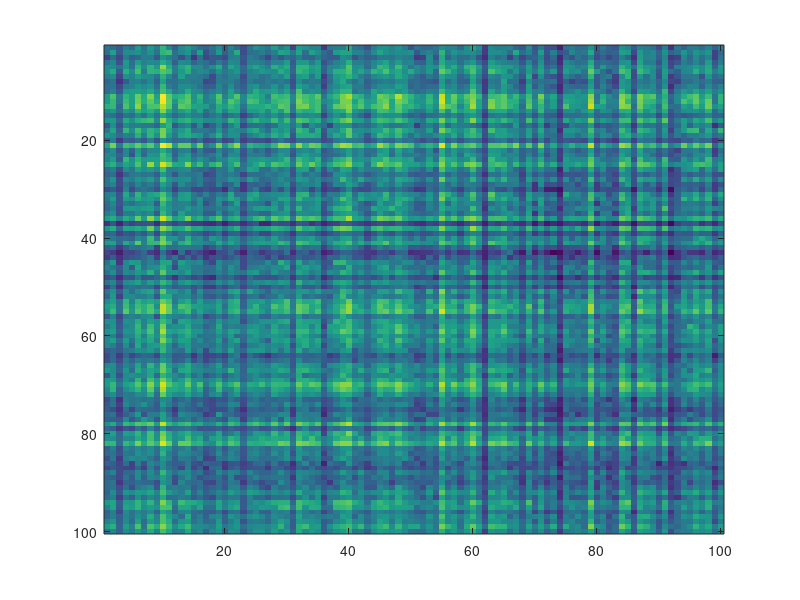

MATLAB code to generate this figure: (Note: this script raises an error after producing the figure.)
clear; close all; clc;

% 行列のサイズ
I = 100; % Xの行数
J = 100; % Xの列数
K = 10; % 基底数

% パラメータ
nItr = 1000; % 更新式の反復回数

% 非負観測行列の生成
trueW = rand(I, K); % 非負乱数（開区間(0, 1)）
trueH = rand(K, J); % 非負乱数（開区間(0, 1)）
X = trueW * trueH; % ランクKの非負観測行列

% Xの表示
figure; imagesc(X);

% NMF変数の乱数初期化
W = rand(I, K);
H = rand(K, J);

% --- IS_NMF ---
W_IS = W;
H_IS = H;
% コスト関数値格納行列定義
cost_ISNMF = zeros(nItr + 1,1);

% コスト関数値の初期値格納(フロベニウスノルムの二乗値計算)
err = X - W_IS*H_IS;
traceErr = sum(err.*err, 'all');
cost_ISNMF(1) = sqrt(traceErr);

% onesの事前準備
ONE = ones(I,J);

% IS-NMFの更新式
for iItr = 1:nItr
    W_IS = W_IS.*((X./(W_IS*H_IS).^2 )*H_IS.' ./ (ONE./(W_IS*H_IS)*H_IS.')).^(0.5);
    H_IS = H_IS.*(W_IS.'*(X./((W_IS*H_IS).^2)) ./ (W_IS.'*(ONE./(W_IS*H_IS)))).^(0.5);

    % Wの列毎に正規化係数を計算（列の総和）
    nomalC_IS = sum(W_IS,1);

    % Wに正規化係数を適用
    W_IS = W_IS ./ nomalC_IS;
       
    % Hに正規化係数を適用
    H_KL = nomalC_IS.' .*H_IS;

    % フロベニウスノルムの二乗値計算
    err = X - W_IS*H_IS;
    traceErr = sum(err.*err, 'all');
    cost_ISNMF(iItr+1) = sqrt(traceErr);
end

% 近似された観測行列の表示
Xhat_IS = W_IS*H_IS;
figure; imagesc(Xhat_IS);

% コスト関数値のグラフ描画(線形)
figure; plot(cost_ISNMF);
xlabel("反復回数", "FontSize", 14);
ylabel("コスト関数値(線形軸)", "FontSize", 14);

% コスト関数値のグラフ描画(対数軸)
figure; semilogy(cost_ISNMF);
xlabel("反復回数", "FontSize", 14);
ylabel("コスト関数値(対数軸)", "FontSize", 14);